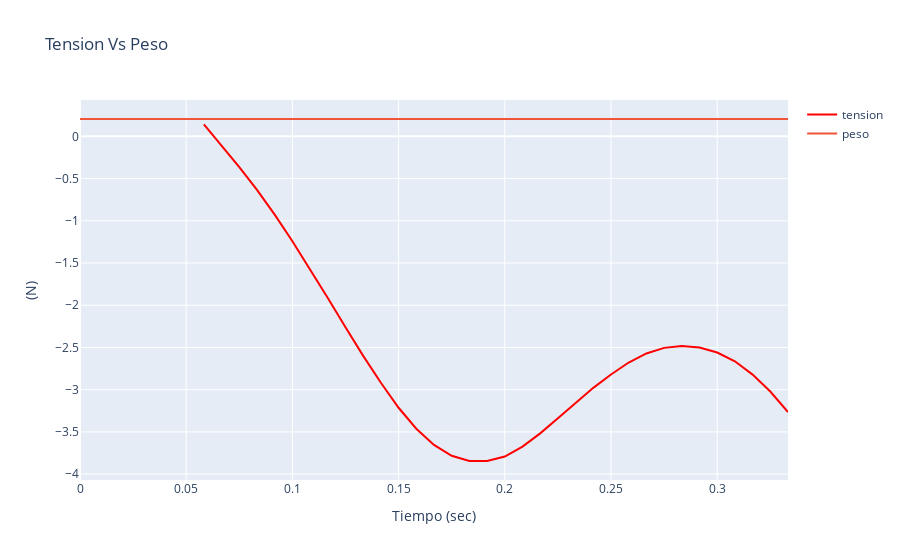

The code cell stored with this chart in its notebook:
### Code cell
import plotly.graph_objects as go
#Calcular la de tensión
df_tension = pd.DataFrame()
g = 9.19842182 #Obtenido del ajuste de curvas del analisis de CL
df_tension['tension'] = df_masa['masa'] * (g + dfCentro_acceleration['Acceleration_Y'])
df_tension['time (sec)'] = df_largo['time (sec)']

df_tension['peso'] = g * df_masa['masa']

#Elegir dataframe
fig = go.Figure()
fig.add_trace(go.Scatter(x=df_tension['time (sec)'], y=df_tension['tension'], mode='lines', marker=dict(color='red'), name='tension'))
fig.add_trace(go.Scatter(x=df_tension['time (sec)'], y=df_tension['peso'],mode='lines', name='peso'))

fig.update_layout(title='Tension Vs Peso',xaxis_title='Tiempo (sec)',yaxis_title='(N)')

fig.show()

### Figure 1 — Plotly figure (JSON) as saved in the notebook; plotly's stock layout.template omitted (floating-point values rounded to 4 significant figures)
{"data": [{"marker": {"color": "red"}, "mode": "lines", "name": "tension", "type": "scatter", "x": [0, 0.008333, 0.01667, 0.025, 0.03333, 0.04167, 0.05, 0.05833, 0.06667, 0.075, 0.08333, 0.09167, 0.1, 0.1083, 0.1167, 0.125, 0.1333, 0.1417, 0.15, 0.1583, 0.1667, 0.175, 0.1833, 0.1917, 0.2, 0.2083, 0.2167, 0.225, 0.2333, 0.2417, 0.25, 0.2583, 0.2667, 0.275, 0.2833, 0.2917, 0.3, 0.3083, 0.3167, 0.325, 0.3333], "y": [null, null, null, null, null, null, null, 0.1428, -0.1051, -0.3638, -0.6336, -0.9277, -1.242, -1.572, -1.914, -2.261, -2.599, -2.918, -3.214, -3.463, -3.654, -3.783, -3.844, -3.845, -3.792, -3.674, -3.518, -3.339, -3.154, -2.979, -2.821, -2.678, -2.571, -2.505, -2.482, -2.5, -2.56, -2.663, -2.822, -3.022, -3.265]}, {"mode": "lines", "name": "peso", "type": "scatter", "x": [0, 0.008333, 0.01667, 0.025, 0.03333, 0.04167, 0.05, 0.05833, 0.06667, 0.075, 0.08333, 0.09167, 0.1, 0.1083, 0.1167, 0.125, 0.1333, 0.1417, 0.15, 0.1583, 0.1667, 0.175, 0.1833, 0.1917, 0.2, 0.2083, 0.2167, 0.225, 0.2333, 0.2417, 0.25, 0.2583, 0.2667, 0.275, 0.2833, 0.2917, 0.3, 0.3083, 0.3167, 0.325, 0.3333], "y": [0.2056, 0.2056, 0.2056, 0.2056, 0.2056, 0.2056, 0.2056, 0.2056, 0.2056, 0.2056, 0.2056, 0.2056, 0.2055, 0.2055, 0.2055, 0.2055, 0.2055, 0.2055, 0.2055, 0.2054, 0.2054, 0.2054, 0.2054, 0.2054, 0.2053, 0.2053, 0.2053, 0.2052, 0.2052, 0.2052, 0.2052, 0.2051, 0.2051, 0.2051, 0.205, 0.205, 0.2049, 0.2049, 0.2049, 0.2048, 0.2048]}], "layout": {"title": {"text": "Tension Vs Peso"}, "xaxis": {"title": {"text": "Tiempo (sec)"}}, "yaxis": {"title": {"text": "(N)"}}}}
